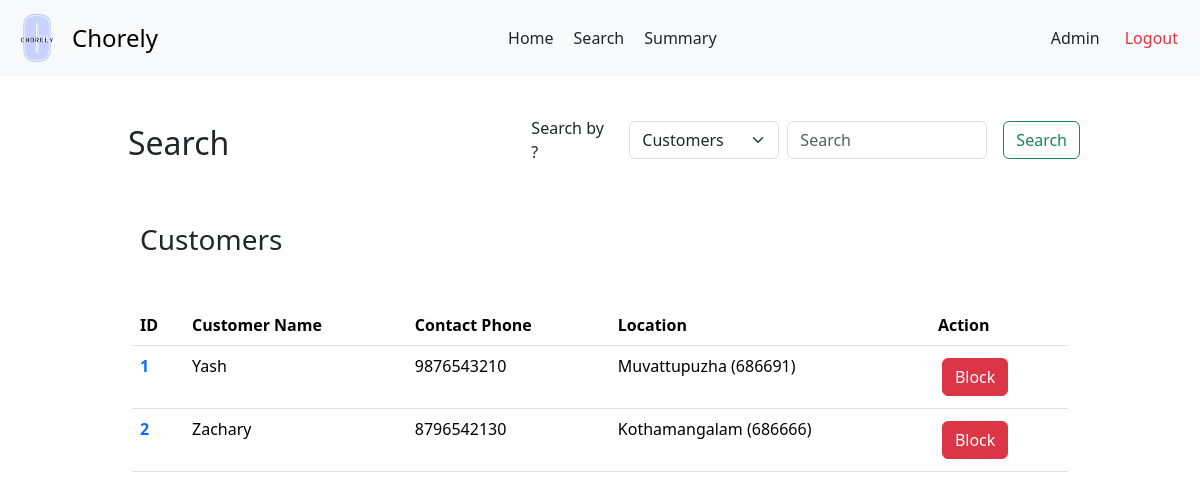
The page /admin/search on the database as committed earlier.
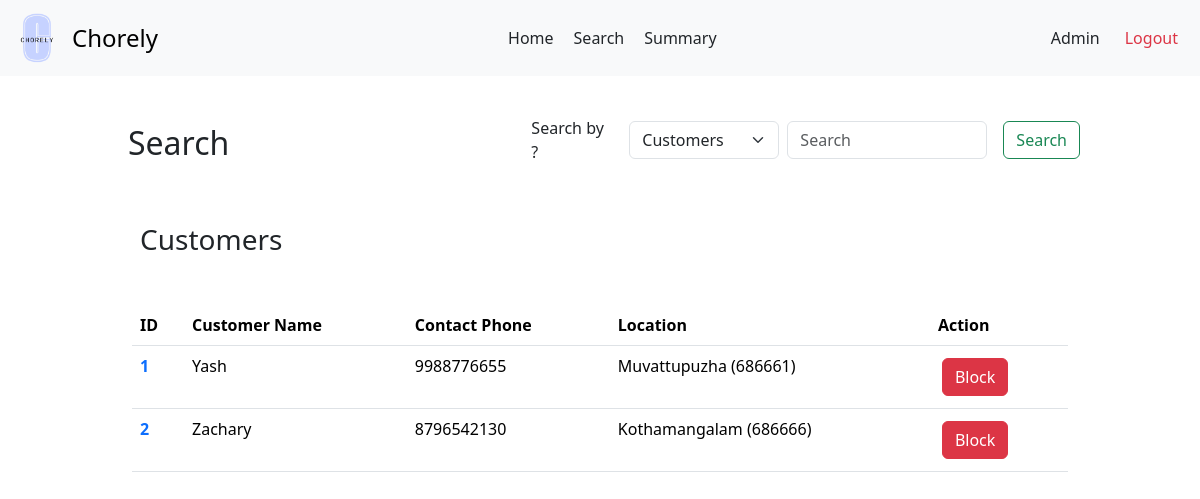
The same page on the database as committed later.
### backend/models.py (models this page shows)
class Customers(db.Model):
    __tablename__ = 'Customers'
    customer_id = db.Column(db.Integer, primary_key=True, autoincrement=True)
    user_id = db.Column(db.Integer, db.ForeignKey('Users.user_id'), unique=True, nullable=False)
    name = db.Column(db.String)
    email = db.Column(db.String)
    address = db.Column(db.String)
    pin_code = db.Column(db.String)
    phone = db.Column(db.String)
    service_requests = db.relationship('ServiceRequests', backref='customer')

### backend/adminController.py (the view, shortened to what this page needs)
@app.route('/admin/search', methods = ['GET', 'POST'])
def admin_search():
  key = None
  all_customers = Customers.query.all()
  all_services = Services.query.all()
  all_requests = ServiceRequests.query.all()
  all_pros = ServiceProfessionals.query.all()
  if not key or key=='customers':
    return render_template('admin-search.html', results = all_customers, key='customers')
  elif key=='services':
    return render_template('admin-search.html', results = all_services, key='services')
  elif key=='requests':
    return render_template('admin-search.html', results = all_requests, key='requests')
  elif key=='professionals':
    return render_template('admin-search.html', results = all_pros, key='professionals')

### templates/admin-search.html (shortened to what this page needs)
<!DOCTYPE html>
<html lang="en">
<head>
  <link href="https://cdn.jsdelivr.net/npm/bootstrap@5.3.3/dist/css/bootstrap.min.css" rel="stylesheet">
  <link rel="stylesheet" href="{{ url_for('static', filename='prof-dash.css') }}">
<link rel="stylesheet" href="{{ url_for('static', filename='navbar.css') }}">
</head>
<body>
  <nav class="navbar bg-body-tertiary">
    <div class="container-fluid">
      <a class="navbar-brand d-flex align-items-center" href="#" style="text-decoration: none;">
        <img src="{{ url_for('static', filename='logo.png') }}" alt="Chorely Logo" width="50px" height="50px" id="logo">
        <span style="font-size: 1.5rem;">Chorely</span>
      </a>
      <div style="display: flex;">
        <a class="nav-link active" aria-current="page" href="/admin">Home</a>
        <a class="nav-link" href="#">Search</a>
        <a class="nav-link" href="#">Summary</a>
      </div>
      <div class="d-flex text text-end">
        <a class="nav-link" href="#">Admin</a>
        <a class="nav-link text-danger" href="/userlogin">Logout</a>
      </div>
    </div>
  </nav>
  <div id="main">
    <div id="canvas">
      <br>
      <div class="text d-flex justify-content-between align-items-center">
        <h2 class="headings">Search</h2>
        <form class="d-flex align-items-center gap-2 flex-wrap" role="search" method="post" action="/admin/search">
          <label for="filter" class="form-label me-2 mb-0" style="width: 82px;">Search by ?</label>
          <select id="filter" class="form-select" style="width: 150px;" name="key" required>
            {% if not key or key=='customers' %}
              <option selected value="customers">Customers</option>
            {% elif key=='professionals' %}
              <option value="customers">Customers</option>
              <option selected value="professionals">Professionals</option>
              <option value="services">Services</option>
              <option value="requests">Requests</option>
            {% elif key=='services' %}
              <option value="customers">Customers</option>
              <option value="professionals">Professionals</option>
              <option selected value="services">Services</option>
              <option value="requests">Requests</option>
            {% elif key=='requests' %}
              <option value="customers">Customers</option>
              <option value="professionals">Professionals</option>
              <option value="services">Services</option>
              <option selected value="requests">Requests</option>
            {% endif %}
          </select>
          <input class="form-control me-2" type="search" placeholder="Search" style="width: 200px;" name="query_string">
          <button class="btn btn-outline-success" type="submit">Search</button>
        </form>
      </div>
      <div class="py-5">
        <div class="container">
          <div class="row hidden-md-up">
            {% if results | length ==0 %}
              <div class="text text-center">
                <h5 class="headings">No results found</h5>
              </div>
            {% else %}
              <div class="text"><h3 class="headings mb-5">{{ key | title }}</h3></div>
              {% if key=='customers' %}
                <div>
                  <table class="table">
                    <thead>
                      <tr>
                        <th scope="col">ID</th>
                        <th scope="col">Customer Name</th>
                        <th scope="col">Contact Phone</th>
                        <th scope="col">Location</th>
                        <th scope="col">Action</th>
                      </tr>
                    </thead>
                    <tbody>
                      {% for customer in results %}
                        <tr>
                          <th scope="row"><a href="/admin/view/customer/{{ customer.customer_id }}" class="text"> {{ loop.index }}</a></th>
                          <td>{{ customer.name }}</td>
                          <td>{{ customer.phone }}</td>
                          <td>{{ customer.address | title }} ({{ customer.pin_code }})</td>
                          {% if customer.is_blocked %}
                            <td style="display: flex;"><a href="#" class="btn btn-success">Unblock</a></td>
                          {% else %}
                            <td class="text text-success"><a href="#" class="btn btn-danger">Block</a></td>
                          {% endif %}
                        </tr>
                      {% endfor %}
                    </tbody>
                  </table>
                </div>
              {% endif %}
            {% endif %}
         </div>
        </div>
      </div>
  </div>
</body>
</html>

### static/prof-dash.css (style rules this page uses)
* { margin: 0px; }
#main, #canvas { margin-top: 90px; border: 2px none black; }
#canvas { width: 80%; margin: auto; height: max-content; padding-bottom: 100px; }
.headings { margin: 3px; padding-left: 5px; margin-top: 10px; }
table a { text-decoration: none; }
td a { margin: 4px; }

### static/navbar.css (style rules this page uses)
#logo { object-fit: contain ; margin-right: 10px; filter: brightness(1.1) contrast(1.1) saturate(1.2); filter: contrast(100%); }
.text-end { margin-right: 10px; }
.navbar { position: fixed; background-color: white; top: 0; left: 0; right: 0; height: max-content; z-index: 1000; }

Rows that differ between the two databases and show on the page:
changed Customers "Yash": phone "9876543210" → "9988776655"; pin_code "686691" → "686661"
